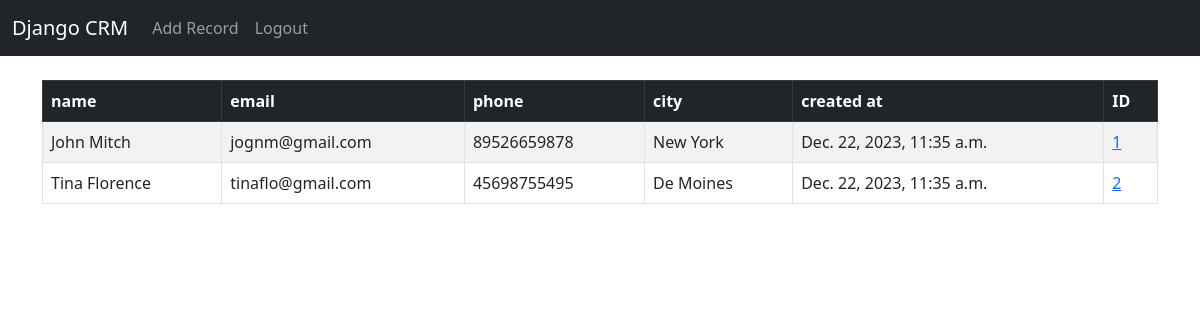
The app's page / (signed in), older data.
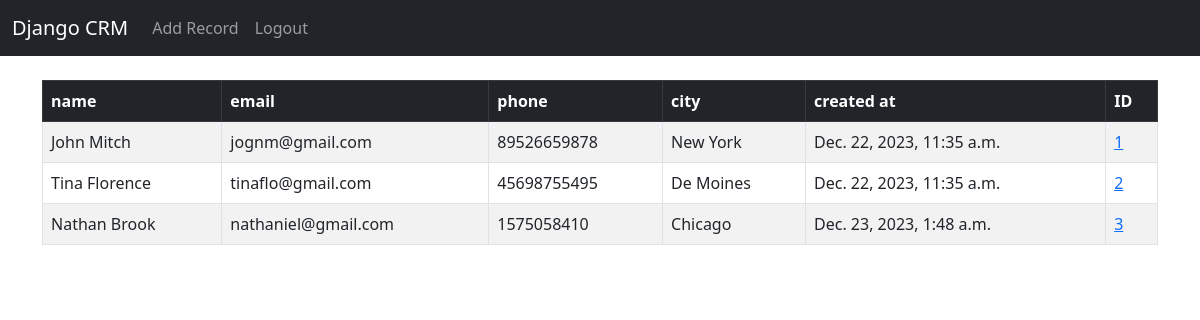
The same page, newer data.
### website/models.py (models this page shows, shortened)
class Record(models.Model):
    created_at = models.DateTimeField(auto_now_add=True)
    first_name = models.CharField(max_length = 50)
    last_name = models.CharField(max_length = 50)
    email = models.CharField(max_length = 100)
    phone = models.CharField(max_length = 15)
    city = models.CharField(max_length = 50)

### website/views.py (the view)
# urls.py: 2. Add a URL to urlpatterns:  path('', views.home, name='home')
def home(request):
    records = Record.objects.all()
    if request.method == 'POST':
        username = request.POST['username'] #field name from a form
        password = request.POST['password'] #we assign whatever the user typed in to these variables
        user = authenticate(request, username=username, password=password)
        if user is not None:
            login(request, user)
            messages.success(request, 'You have successfully logged in')
            return redirect('home')
        else:
            messages.success(request, 'Error logging in')
            return redirect('home')
    else:
        return render(request, 'home.html', {'records': records})

### website/templates/home.html (shortened to what this page needs)
{% extends 'base.html' %}
{% block content %}
{% if user.is_authenticated %}
<table class="table table-striped table-hover table-bordered">
  <thead class="table-dark">
    <tr>
      <th scope="col">name</th>
      <th scope="col">email</th>
      <th scope="col">phone</th>
      <th scope="col">city</th>
      <th scope="col">created at</th>
      <th scope="col">ID</th>
    </tr>
  </thead>
  <tbody>
{% if records %}
	{% for record in records %}
		<tr>
			<td>{{ record.first_name }} {{ record.last_name }}</td>
			<td>{{ record.email }}</td>
			<td>{{ record.phone }}</td>
			<td>{{ record.city }}</td>
			<td>{{ record.created_at }}</td>
			<td><a href="{% url 'record' record.id %}">{{ record.id }}</a></td>
		</tr>
	{% endfor %}
{% endif %}
	  </tbody>
	</table>
{% endif %}
{% endblock %}

### website/templates/base.html (shortened to what this page needs)
<!doctype html>
<html lang="en">
  <head>
    <link href="https://cdn.jsdelivr.net/npm/bootstrap@5.3.0-alpha1/dist/css/bootstrap.min.css" rel="stylesheet">
  </head>
  <body>
    {% include 'navbar.html' %}
    <div class="container">
      <br/>
      {% block content %}
      {% endblock%}
    </div>
  </body>
</html>

### website/templates/navbar.html (shortened to what this page needs)
<nav class="navbar navbar-expand-lg navbar-dark bg-dark">
  <div class="container-fluid">
    <a class="navbar-brand" href="{% url 'home' %}">Django CRM</a>
    <div class="collapse navbar-collapse" id="navbarSupportedContent">
      <ul class="navbar-nav me-auto mb-2 mb-lg-0">
        {% if user.is_authenticated %}
        <li class="nav-item">
          <a class="nav-link" href="{% url 'add_record' %}">Add Record</a>
        </li>
        <li class="nav-item">
          <a class="nav-link" href="{% url 'logout' %}">Logout</a>
        </li>
        {% endif %}
      </ul>
    </div>
  </div>
</nav>

Row changes from the older to the newer data that the page shows:
added Record: first_name "Nathan", last_name "Brook", email "nathaniel@gmail.com", phone "1575058410", city "Chicago", created_at "Dec. 23, 2023, 1:48 a.m.", id "3"
